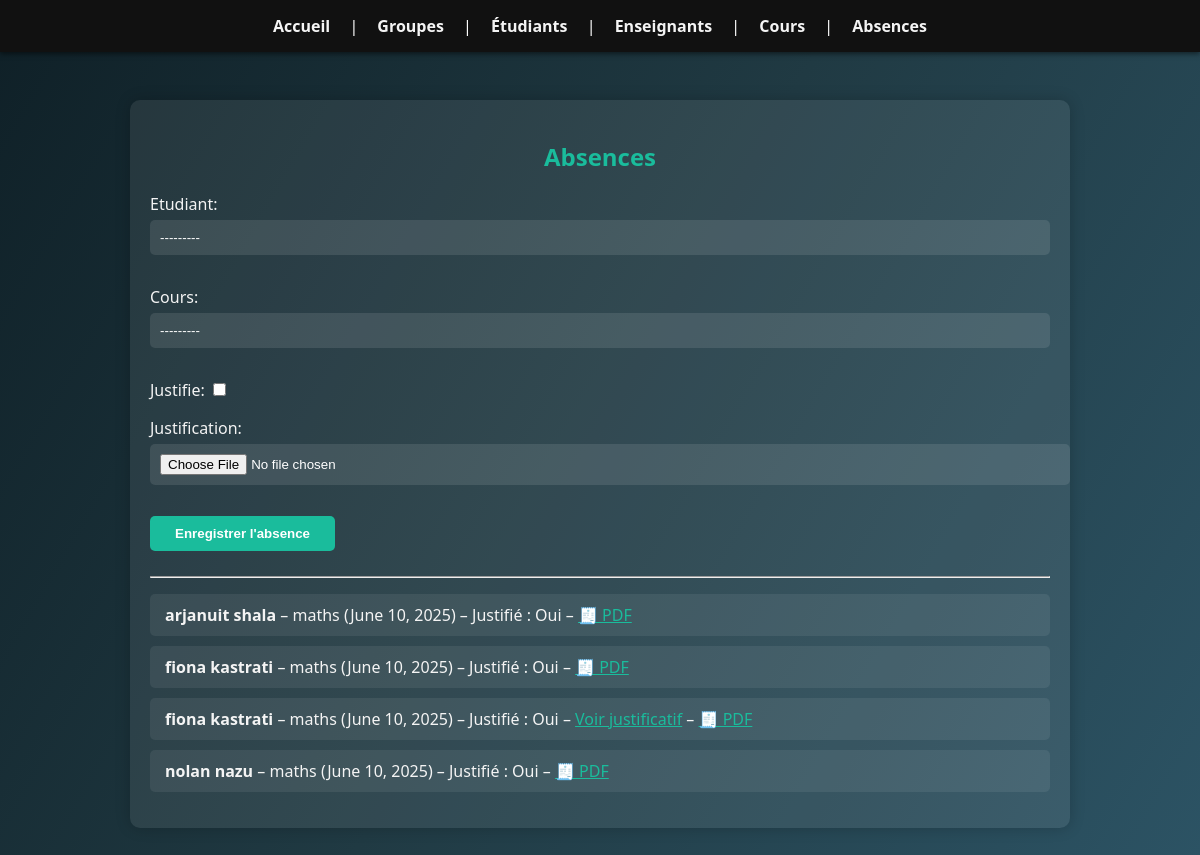
The app's page /absences/ with its own data.
### absences/models.py (models this page shows, shortened)
class Absence(models.Model):
    etudiant = models.ForeignKey(Etudiant, on_delete=models.CASCADE)
    cours = models.ForeignKey(Cours, on_delete=models.CASCADE)
    justifie = models.BooleanField(default=False)
    justification = models.FileField(upload_to='justificatifs/', blank=True, null=True)

class Etudiant(models.Model):
    nom = models.CharField(max_length=100)
    prenom = models.CharField(max_length=100)
    email = models.EmailField()
    groupe = models.ForeignKey(Groupe, on_delete=models.CASCADE)
    photo = models.ImageField(upload_to='photos_etudiants/', blank=True, null=True)

class Cours(models.Model):
    titre = models.CharField(max_length=200)
    date = models.DateField()
    heure = models.TimeField()
    duree = models.IntegerField(help_text="Durée en minutes")
    enseignant = models.ForeignKey(Enseignant, on_delete=models.CASCADE)
    groupe = models.ForeignKey(Groupe, on_delete=models.CASCADE)

### absences/views.py (the view)
# urls.py: path('absences/', views.absences_view, name='absences'),
def absences_view(request):
    absences = Absence.objects.all()
    form = AbsenceForm(request.POST or None, request.FILES or None)
    if form.is_valid():
        form.save()
        return redirect('absences')
    return render(request, 'absences/absences.html', {'absences': absences, 'form': form})

### absences/forms.py
class AbsenceForm(forms.ModelForm):
    class Meta:
        model = Absence
        fields = '__all__'

### absences/models.py (called while the page is built)
    def __str__(self):
        return f"{self.prenom} {self.nom}"

    def __str__(self):
        return f"{self.titre} ({self.date})"

### absences/templates/absences/absences.html (shortened to what this page needs)
{% extends 'absences/base.html' %}
{% load static %}
{% block content %}
<h2>Absences</h2>
<form method="post" enctype="multipart/form-data">
    {{ form.as_p }}
    <button type="submit">Enregistrer l'absence</button>
</form>
<hr>
<ul>
    {% for absence in absences %}
        <li>
            <strong>{{ absence.etudiant }}</strong> –
            {{ absence.cours.titre }} ({{ absence.cours.date }}) –
            Justifié : {{ absence.justifie|yesno:"Oui,Non" }}
            {% if absence.justification %}
                – <a href="{{ absence.justification.url }}" target="_blank">Voir justificatif</a>
            {% endif %}
            {% if absence.id %}
                – <a href="{% url 'fiche_absence_pdf' absence.id %}" target="_blank">🧾 PDF</a>
            {% else %}
                – <em>PDF non disponible</em>
            {% endif %}
        </li>
    {% empty %}
        <li>Aucune absence enregistrée.</li>
    {% endfor %}
</ul>
{% endblock %}

### absences/templates/absences/base.html (shortened to what this page needs)
<!DOCTYPE html>
<html>
<head>
{% load static %}
    <link rel="stylesheet" href="{% static 'absences/style.css' %}">
</head>
<body class="{% block body_class %}{% endblock %}">
    <nav>
        <a href="{% url 'index' %}">Accueil</a> |
        <a href="{% url 'groupes' %}">Groupes</a> |
        <a href="{% url 'etudiants' %}">Étudiants</a> |
        <a href="{% url 'enseignants' %}">Enseignants</a> |
        <a href="{% url 'cours' %}">Cours</a> |
        <a href="{% url 'absences' %}">Absences</a>
    </nav>
    <div class="container">
        {% block content %}{% endblock %}
    </div>
</body>
</html>

### absences/static/absences/style.css (style rules this page uses)
body { font-family: 'Segoe UI', Tahoma, Geneva, Verdana, sans-serif; background: linear-gradient(120deg, #0f2027, #203a43, #2c5364); color: #f4f4f4; margin: 0; padding: 0; }
.container { max-width: 900px; margin: 90px auto 30px auto; padding: 20px; background-color: rgba(255, 255, 255, 0.08); border-radius: 10px; box-shadow: 0 0 15px rgba(0,0,0,0.2); }
nav { background-color: #111; color: white; padding: 15px 0; position: fixed; width: 100%; top: 0; z-index: 1000; text-align: center; box-shadow: 0 2px 5px rgba(0,0,0,0.5); }
nav a { color: #f4f4f4; text-decoration: none; margin: 0 15px; font-weight: bold; transition: color 0.3s; }
h1, h2, h3 { color: #1abc9c; text-align: center; }
form { margin-bottom: 25px; }
form input[type="text"], form input[type="email"], form input[type="file"], form input[type="date"], form input[type="time"], form select, form textarea { width: 100%; padding: 10px; margin-top: 5px; margin-bottom: 15px; border-radius: 5px; border: none; background: rgba(255,255,255,0.1); color: white; }
form button { background-color: #1abc9c; color: white; padding: 10px 25px; border: none; border-radius: 5px; font-weight: bold; cursor: pointer; transition: background-color 0.3s; }
ul { list-style-type: none; padding: 0; }
li { background-color: rgba(255, 255, 255, 0.07); padding: 10px 15px; margin-bottom: 10px; border-radius: 5px; word-wrap: break-word; }
a { color: #1abc9c; }
select { background-color: rgba(0, 0, 0, 0.4); color: #f4f4f4; border: none; border-radius: 5px; padding: 10px; appearance: none; -webkit-appearance: none; -moz-appearance: none; }
select option { background-color: #2c5364; color: #f4f4f4; }

### records on screen
Absence: etudiant "arjanuit shala", cours.titre "maths", cours "June 10, 2025", justifie "Oui", shows "🧾 PDF"
Absence: etudiant "fiona kastrati", cours.titre "maths", cours "June 10, 2025", justifie "Oui", shows "🧾 PDF"
Absence: etudiant "fiona kastrati", cours.titre "maths", cours "June 10, 2025", justifie "Oui", shows "🧾 PDF"
Absence: etudiant "nolan nazu", cours.titre "maths", cours "June 10, 2025", justifie "Oui", shows "🧾 PDF"
